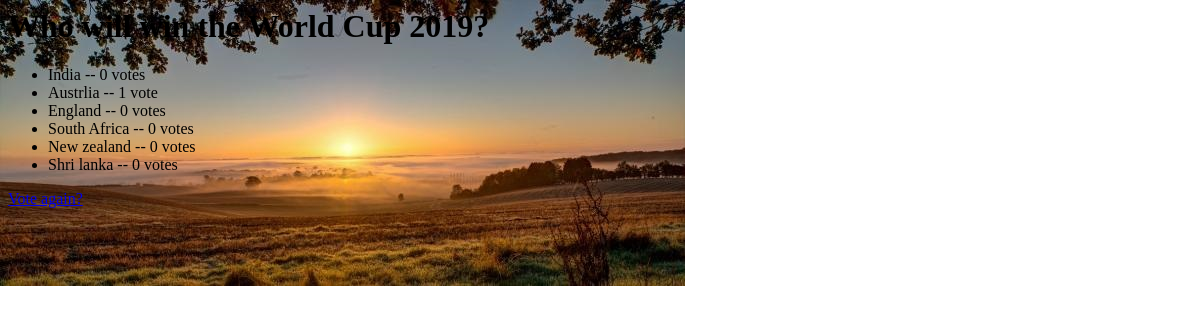
The page /polls/4/results/ on the database its author committed.
### polls/models.py (models this page shows, shortened)
class Question(models.Model):
	question_text = models.CharField(max_length=200)
	pub_date = models.DateTimeField('date published')

class Choice(models.Model):
	question = models.ForeignKey(Question, on_delete=models.CASCADE)
	choice_text = models.CharField(max_length=200)
	votes = models.IntegerField(default=0)
	def was_published_recently(self):
		now = timezone.now()
		return now - datetime.timedelta(days=1) <= self.pub_date <=now
	was_published_recently.admin_order_field = 'pub_date'
	was_published_recently.boolean = True
	was_published_recently.short_description = 'Published recently?'

### polls/views.py (the view)
# urls.py: path('<int:pk>/results/', views.ResultsView.as_view(), name='results'),
class ResultsView(generic.DetailView):
    model = Question
    template_name = 'polls/results.html'

### polls/templates/polls/results.html
{% load static %}
<link rel="stylesheet" type="text/css" href="{% static 'polls/style.css' %}" />
<h1>{{ question.question_text }}</h1>
<ul>
{% for choice in question.choice_set.all %}
    <li>{{ choice.choice_text }} -- {{ choice.votes }} vote{{ choice.votes|pluralize }}</li>
{% endfor %}
</ul>
<a href="{% url 'polls:detail' question.id %}">Vote again?</a>

### rows shown on the page
Question: question_text "Who will win the World Cup 2019?"
Choice: choice_text "India", votes "0"
Choice: choice_text "Austrlia", votes "1"
Choice: choice_text "England", votes "0"
Choice: choice_text "South Africa", votes "0"
Choice: choice_text "New zealand", votes "0"
Choice: choice_text "Shri lanka", votes "0"
